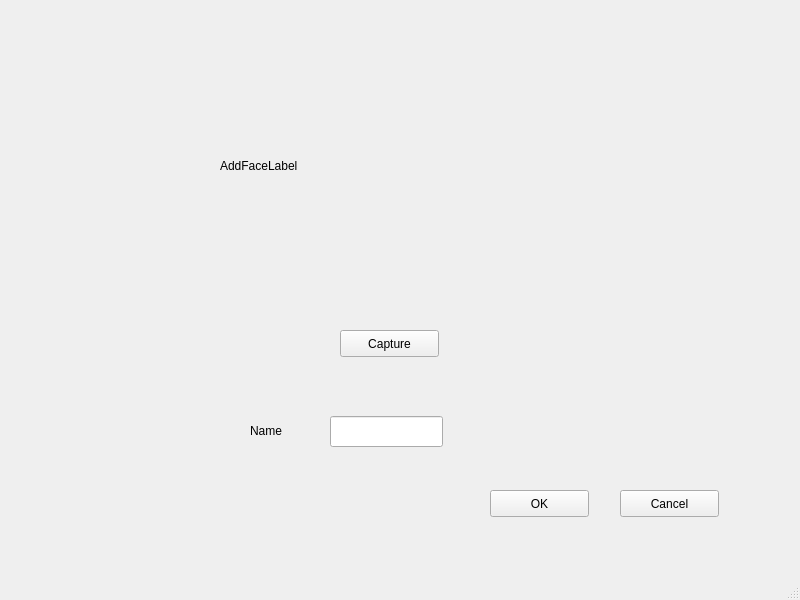
<?xml version="1.0" encoding="UTF-8"?>
<ui version="4.0">
 <class>AddFaceDialog</class>
 <widget class="QMainWindow" name="AddFaceDialog">
  <property name="geometry">
   <rect>
    <x>0</x>
    <y>0</y>
    <width>800</width>
    <height>600</height>
   </rect>
  </property>
  <property name="windowTitle">
   <string>MainWindow</string>
  </property>
  <widget class="QWidget" name="centralwidget">
   <widget class="QLabel" name="addFaceLabel">
    <property name="geometry">
     <rect>
      <x>220</x>
      <y>50</y>
      <width>341</width>
      <height>231</height>
     </rect>
    </property>
    <property name="text">
     <string>AddFaceLabel</string>
    </property>
   </widget>
   <widget class="QPushButton" name="captureBtn">
    <property name="geometry">
     <rect>
      <x>340</x>
      <y>330</y>
      <width>99</width>
      <height>27</height>
     </rect>
    </property>
    <property name="text">
     <string>Capture</string>
    </property>
   </widget>
   <widget class="QLabel" name="label">
    <property name="geometry">
     <rect>
      <x>250</x>
      <y>420</y>
      <width>67</width>
      <height>21</height>
     </rect>
    </property>
    <property name="text">
     <string>Name</string>
    </property>
   </widget>
   <widget class="QLineEdit" name="inputNamelineEdit">
    <property name="geometry">
     <rect>
      <x>330</x>
      <y>416</y>
      <width>113</width>
      <height>31</height>
     </rect>
    </property>
   </widget>
   <widget class="QPushButton" name="submitBtn">
    <property name="geometry">
     <rect>
      <x>490</x>
      <y>490</y>
      <width>99</width>
      <height>27</height>
     </rect>
    </property>
    <property name="text">
     <string>OK</string>
    </property>
   </widget>
   <widget class="QPushButton" name="cancelBtn">
    <property name="geometry">
     <rect>
      <x>620</x>
      <y>490</y>
      <width>99</width>
      <height>27</height>
     </rect>
    </property>
    <property name="text">
     <string>Cancel</string>
    </property>
   </widget>
  </widget>
  <widget class="QMenuBar" name="menubar">
   <property name="geometry">
    <rect>
     <x>0</x>
     <y>0</y>
     <width>800</width>
     <height>25</height>
    </rect>
   </property>
  </widget>
  <widget class="QStatusBar" name="statusbar"/>
 </widget>
 <resources/>
 <connections/>
</ui>
